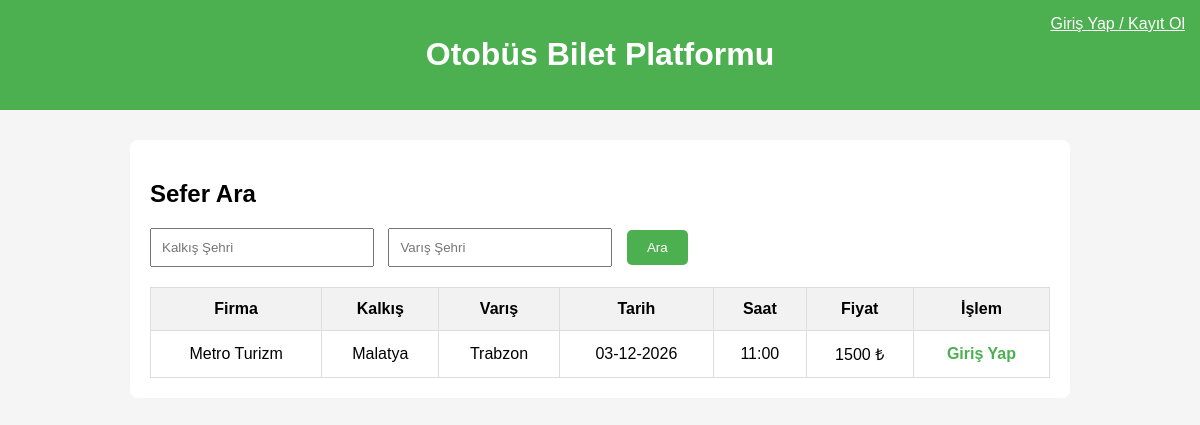
The app's page /home.php with its own data.
### tables this page shows
CREATE TABLE Trips (
    id TEXT PRIMARY KEY,
    company_id TEXT NOT NULL,
    destination_city TEXT NOT NULL,
    arrival_time DATETIME NOT NULL,
    departure_time DATETIME NOT NULL,
    departure_city TEXT NOT NULL,
    price INTEGER NOT NULL,
    capacity INTEGER NOT NULL,
    created_date TIMESTAMP DEFAULT CURRENT_TIMESTAMP,
    FOREIGN KEY (company_id) REFERENCES Bus_Company(id)
);

CREATE TABLE Bus_Company (
    id TEXT PRIMARY KEY,
    name TEXT UNIQUE NOT NULL,
    logo_path TEXT,
    created_at TIMESTAMP DEFAULT CURRENT_TIMESTAMP
);

### home.php (the view, shortened to what this page needs)
<?php
require_once 'includes/config.php';
$trips = [];
if ($_SERVER['REQUEST_METHOD'] === 'POST' && isset($_POST['search_trip'])) {
    $departure = $_POST['departure'];
    $arrival = $_POST['arrival'];
    $stmt = $db->prepare("SELECT t.*, b.name AS company_name
                          FROM Trips t
                          JOIN Bus_Company b ON t.company_id = b.id
                          WHERE t.departure_city LIKE :dep AND t.destination_city LIKE :arr
                          ORDER BY t.departure_time ASC");
    $stmt->execute([
        ':dep' => "%$departure%",
        ':arr' => "%$arrival%"
    ]);
    $trips = $stmt->fetchAll(PDO::FETCH_ASSOC);
    if (!$trips) {
        $message = "Aradığınız kriterlere uygun sefer bulunamadı.";
    }
} else {
    $stmt = $db->query("SELECT t.*, b.name AS company_name
                        FROM Trips t
                        JOIN Bus_Company b ON t.company_id = b.id
                        ORDER BY t.departure_time ASC");
    $trips = $stmt->fetchAll(PDO::FETCH_ASSOC);
}
?>
<!DOCTYPE html>
<html lang="tr">
<head>
</head>
<body>
<header>
    <h1>Otobüs Bilet Platformu</h1>
    <?php if(isset($_SESSION['user_id'])): ?>
        <span>Hoş geldin, <?php echo htmlspecialchars($_SESSION['full_name']); ?>!</span>
        <a class="logout" href="logout.php" style="color:white;">Çıkış yap</a>
    <?php else: ?>
        <a class="logout" href="login.php" style="color:white;">Giriş Yap / Kayıt Ol</a>
    <?php endif; ?>
</header>
<div class="container">
    <h2>Sefer Ara</h2>
    <form method="POST">
        <input type="text" name="departure" placeholder="Kalkış Şehri" required>
        <input type="text" name="arrival" placeholder="Varış Şehri" required>
        <button type="submit" name="search_trip">Ara</button>
    </form>
    <?php if($trips): ?>
        <table>
            <tr>
                <th>Firma</th>
                <th>Kalkış</th>
                <th>Varış</th>
                <th>Tarih</th>
                <th>Saat</th>
                <th>Fiyat</th>
                <th>İşlem</th>
            </tr>
            <?php foreach($trips as $trip): ?>
                <tr>
                    <td><?php echo htmlspecialchars($trip['company_name']); ?></td>
                    <td><?php echo htmlspecialchars($trip['departure_city']); ?></td>
                    <td><?php echo htmlspecialchars($trip['destination_city']); ?></td>
                    <td><?php echo date('d-m-Y', strtotime($trip['departure_time'])); ?></td>
                    <td><?php echo date('H:i', strtotime($trip['departure_time'])); ?></td>
                    <td><?php echo $trip['price']; ?> ₺</td>
                    <td>
                        <?php if(isset($_SESSION['user_id']) && $_SESSION['role'] === 'user'): ?>
                            <a class="btn-link" href="buy_ticket.php?trip_id=<?php echo $trip['id']; ?>">Bilet Al</a>
                        <?php else: ?>
                            <a class="btn-link" href="login.php">Giriş Yap</a>
                        <?php endif; ?>
                    </td>
                </tr>
            <?php endforeach; ?>
        </table>
    <?php else: ?>
        <p style="text-align:center; margin-top:20px;">Henüz sefer bulunmamaktadır.</p>
    <?php endif; ?>
</div>
</body>
</html>

### home.php (style rules this page uses)
body { font-family: Arial, sans-serif; background-color: #f5f5f5; margin: 0; padding: 0; }
header { background-color: #4CAF50; color: white; padding: 15px; text-align: center; position: relative; }
.container { max-width: 900px; margin: 30px auto; background: #fff; padding: 20px; border-radius: 8px; }
input[type="text"] { padding: 10px; width: 200px; margin-right: 10px; }
button { padding: 10px 20px; background-color: #4CAF50; color: white; border: none; border-radius: 5px; cursor: pointer; }
table { width: 100%; border-collapse: collapse; margin-top: 20px; }
th, td { border: 1px solid #ddd; padding: 12px; text-align: center; }
th { background-color: #f2f2f2; }
.logout { position: absolute; top: 15px; right: 15px; }
.btn-link { text-decoration: none; color: #4CAF50; font-weight: bold; }

### records on screen
trips: company.name "Metro Turizm", departure_city "Malatya", destination_city "Trabzon", departure_time "03-12-2026", departure_time "11:00", price "1500"
